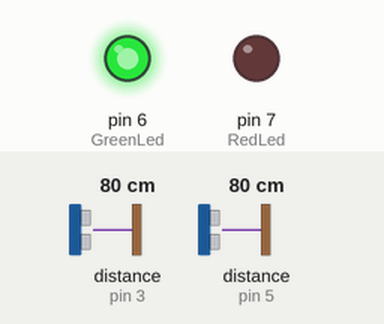
Recording of a sketch running on a simulated Arduino Uno, built with avr-gcc and run on an emulated ATmega328P. Shown: output pins drawn as LEDs (lit = HIGH). Wiring (inferred from the names in the program): 2 × ultrasonic range finder: trigger pin 2, echo pin 3 / trigger pin 4, echo pin 5. The inputs (shaded band) are chosen by the test bench; at power-on: distance to the obstacle (sensors on pin 3, pin 5) 80 cm. The echo pulse lasts 58.3 µs per cm; pins used as bus, display or sensor lines are not drawn; what the sketch prints to the serial monitor is not drawn.

Above: at 1.2 s.
1.3 s: distance to the obstacle (sensor on pin 3) set to 2 cm
4.3 s: distance to the obstacle (sensor on pin 3) set to 120 cm
Timing chart, 0 to 7.3 s (numbered marks = the images above; inputs shaded):
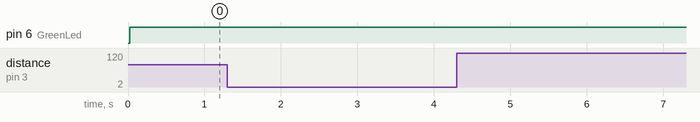

Measured:
- after the input at 1.3 s, every drawn part: stays the same
- after the input at 4.3 s, every drawn part: stays the same

The sketch:

sketch_jan22a.ino
```cpp
int triger1=2;
int echo1=3;
int triger2=4;
int echo2=5;
int GreenLed=6;
int RedLed=7;
int first=0;
int peopleNum=0;
float DistanceNow1,DistanceNow2;
float doorDis1,doorDis2;

float DiferenceCM=30; // I diafora sta ekatosta gia na theorithi oti pernai anthropos

///=============DISTANCE=============///
float distance (int SensorNum){
  // if SensorNum==1 tote asxoloume me ton 1 sensora ara 2,3 alios asxoloume me ton deftero ara 4,5
  float distanceCM;

  digitalWrite(SensorNum*2,LOW);
  delayMicroseconds(2);

  digitalWrite(SensorNum*2,HIGH);
  delayMicroseconds(10);
  digitalWrite(SensorNum*2,LOW);

  distanceCM = pulseIn((SensorNum*2)+1,HIGH);
  distanceCM=distanceCM/58;

  return (distanceCM);
}
///=============endDISTANCE=============///


void WaitUntilLeave (int SensorNum,float doorDis)
{
  int Dis=distance(SensorNum);

  while (abs(Dis-doorDis)<5)
  {Dis=distance(SensorNum);
  Serial.print("a");}
  delay(1500);


}


void setup() {
  pinMode(triger1,OUTPUT);
  pinMode(triger2,OUTPUT);
  pinMode(echo1,INPUT);
  pinMode(echo2,INPUT);
  pinMode(GreenLed,OUTPUT);
  pinMode(RedLed,OUTPUT);

  doorDis1=distance(1); // I proti apostasi pou exi apo tin porta otan anigi to programa
  doorDis2=distance(2);

  Serial.begin(9600);
}


void loop()
{
  DistanceNow1=distance(1);
  DistanceNow2=distance(2);
  if ((abs(DistanceNow1-doorDis1)<DiferenceCM)||(abs(DistanceNow2-doorDis2)<DiferenceCM))
  {
    if (abs(DistanceNow1-doorDis1)>=DiferenceCM){
      if (first==0){
          first=1;
      }
      else if (first==2){ //tote perase prota apo ton 2 sensora kai oi anthropoi miothikan
        WaitUntilLeave(1,doorDis1);
        peopleNum=peopleNum-1;
        first=0;

      }
    }


    if (abs(DistanceNow2-doorDis2)>=DiferenceCM){
      if (first==0){
          first=2;
      }
      else if (first==1){ //tote perase prota apo ton 2 sensora kai oi anthropoi miothikan
        WaitUntilLeave(2,doorDis2);
        peopleNum=peopleNum+1;
        first=0;

      }
    }
  }


  Serial.print(first);
  Serial.print(" ");
  Serial.print(peopleNum);
  Serial.print(" ");
  Serial.print(DistanceNow1);
  Serial.print(" ");
  Serial.println(DistanceNow2);
  if (peopleNum==0)
  {
    digitalWrite(GreenLed,HIGH);
    digitalWrite(RedLed,LOW);
  }
  else
  {
    digitalWrite(RedLed,HIGH);
    digitalWrite(GreenLed,LOW);
  }


}
```
